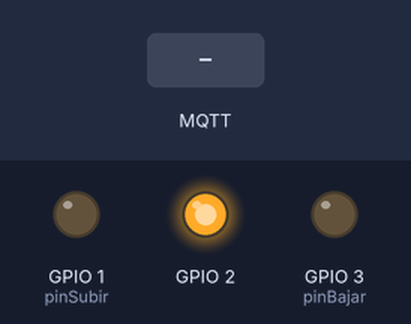
Bench run of a sketch on a simulated ESP8266 (NodeMCU). On the bench: output pins drawn as LEDs (lit = HIGH). The test bench sets the inputs (shaded band). WiFi joins after 1.5 s; servers stay silent unless stated; no MQTT or app messages arrive unless stated; what the sketch prints to the serial monitor is not drawn.

Above: at 2.7 s.
2.8 s: MQTT message "Subir" arrives on the first subscribed topic
At 3.3 s:
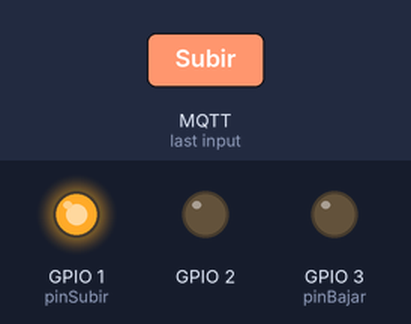
4.3 s: MQTT message "Bajar" arrives on the first subscribed topic
At 5.5 s:
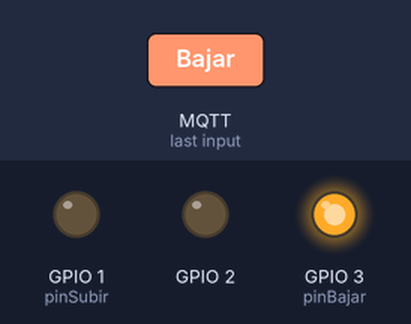
5.8 s: MQTT message "Parar" arrives on the first subscribed topic
At 6.8 s:
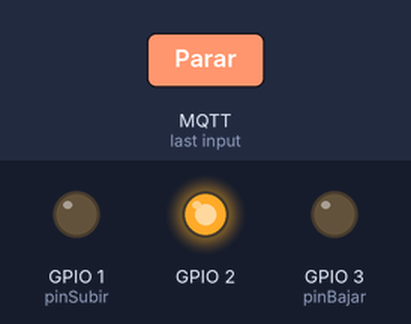
Timing chart, 0 to 8.8 s (numbered marks = the images above; inputs shaded):
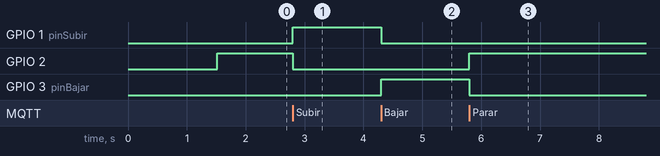

The sketch:

ESP8266.ino
```cpp
#include <ESP8266WiFi.h>
#include <PubSubClient.h>


//declaraciones
const char* ssid = "MiCasa";
const char* password = "1212cherokee";
const char* mqtt_server = "192.168.1.128";/*"IP Mosquitto server";*/
/*Lista de topics*/
const char* TopicIn1 = "AccionPersianaTaller"; /*Subir, bajar o parar*/
const char* TopicOut1 = "EstadoPersianaTaller"; /*Arriba, abajo, parada, averia*/
const char* TopicOut2 = "TemperaturaTaller";
const char* TopicOut3 = "EstadoEquipoTaller";
/*Lista de pines*/
int pinSubir = 1;
int pinBajar = 3;
int pulsadorSubir = 4;
int pulsadorBajar = 5;
//tiempo subir o bajar persianas
int tiempo_temp=35000;

WiFiClient espClient;
PubSubClient client(espClient);

String EstadoPersiana = "Desconocido";
String temperatura= "20";
long lastMsg = 0;
char msg[50];
long lastTemp=0;

void callback(char* topic, byte* payload, unsigned int length) { /*Que hacer cuadno llega un mensaje*/
 //gestionar los mensajes recibidos en los topics subscritos
   Serial.print("Mensaje recibido [");  Serial.print(topic);  Serial.print("] ");
    String dato="";
    for (int i = 0; i < length ; i++) {
        Serial.print((char)payload[i]);
        dato=dato+(char)payload[i];
    }
  Serial.println("");
   // Comprobar si hay que subir o bajar
    if ( dato.equals("Subir")) {
    digitalWrite(2, LOW);   // Turn the LED on (Note that LOW is the voltage level
    subir();
  } else if (dato.equals("Bajar")){
    digitalWrite(2, HIGH);  // Turn the LED off by making the voltage HIGH
    bajar();
  }  else if (dato.equals("Parar")){
    parar();
    EstadoPersiana="Parada";
  }
 }


void reconnect() {
  // Loop until we're reconnected
  while (!client.connected()) {
    Serial.print("Attempting MQTT connection...");
    // Create a random client ID
    String clientId = "ESP8266Taller";
    // Attempt to connect
    if (client.connect(clientId.c_str())) {
      Serial.println("connected");
      // Once connected, publish an announcement...
      client.publish("EstadoEquipoTaller", "Online");
      // ... and resubscribe
      client.subscribe(TopicIn1);
      client.subscribe(TopicOut1);
      client.subscribe(TopicOut2);
      client.subscribe(TopicOut3);
    } else {
      Serial.print("failed, rc=");
      Serial.print(client.state());
      Serial.println(" try again in 5 seconds");
      // Wait 5 seconds before retrying
      delay(5000);
    }
  }
}

void setup() {
  pinMode(pinSubir, OUTPUT); /*Pin Subir*/
  pinMode(2, OUTPUT);
  digitalWrite(2, LOW);//encender led
  pinMode(pinBajar, OUTPUT);  /*Pin Bajar*/
  pinMode(pulsadorSubir, INPUT);   /*Pin pulsador subir*/
  pinMode(pulsadorBajar, INPUT);   /*Pin pulsador bajar*/
  Serial.begin(115200);
  setup_wifi();
  client.setServer(mqtt_server, 1883);
  client.setCallback(callback);
  digitalWrite(2, HIGH);//apagar led
}

void loop() {
  if (!client.connected()) {
    reconnect();
  }
  client.loop();
  //enviar topics ciclicamente para refrescar datos
 long now = millis();  //temporizar publicaciones
  if (now - lastMsg > 2000) {
    lastMsg = now;
    Publicar();
  }
  long nowT = millis(); //temporizar accion persianas
  if (nowT - lastTemp > tiempo_temp) {
    lastTemp = now;
    parar();
  }

}

void setup_wifi() {
  delay(10);
  Serial.println();
  Serial.print("Conectando a ");
  Serial.println(ssid);
   WiFi.begin(ssid, password);
  while (WiFi.status() != WL_CONNECTED) {
    delay(500);
    Serial.print(".");
  }
  Serial.println("");
  Serial.println("WiFi connected");
  Serial.println("IP address: ");
  Serial.println(WiFi.localIP());
}

void subir(){
 digitalWrite(pinBajar,LOW);
 digitalWrite(pinSubir,HIGH);
   digitalWrite(2, LOW);//encender led
 EstadoPersiana = "Subiendo";
}
void bajar(){
 digitalWrite(pinSubir,LOW);
 digitalWrite(pinBajar,HIGH);
  digitalWrite(2, LOW);//encender led
 EstadoPersiana = "Bajando";
}
void parar(){
 digitalWrite(pinBajar,LOW);
 digitalWrite(pinSubir,LOW);
 digitalWrite(2, HIGH);//apagar led
 if (EstadoPersiana.equals("Subiendo")){
  EstadoPersiana="Arriba";
 } else if (EstadoPersiana.equals("Bajando"))  {
  EstadoPersiana="Abajo";
 } else {
  EstadoPersiana="Parada";
 }
}

void Publicar(){
    EstadoPersiana.toCharArray(msg,15);
    client.publish(TopicOut1, msg);
    temperatura.toCharArray(msg,10);
    client.publish(TopicOut2, msg);
}
```

Measured:
- after the input at 2.8 s, GPIO 1 (pinSubir): LOW → HIGH at once; GPIO 2: HIGH → LOW at once
- after the input at 4.3 s, GPIO 1 (pinSubir): HIGH → LOW at once; GPIO 3 (pinBajar): LOW → HIGH at once
- after the input at 5.8 s, GPIO 2: LOW → HIGH at once; GPIO 3 (pinBajar): HIGH → LOW at once
